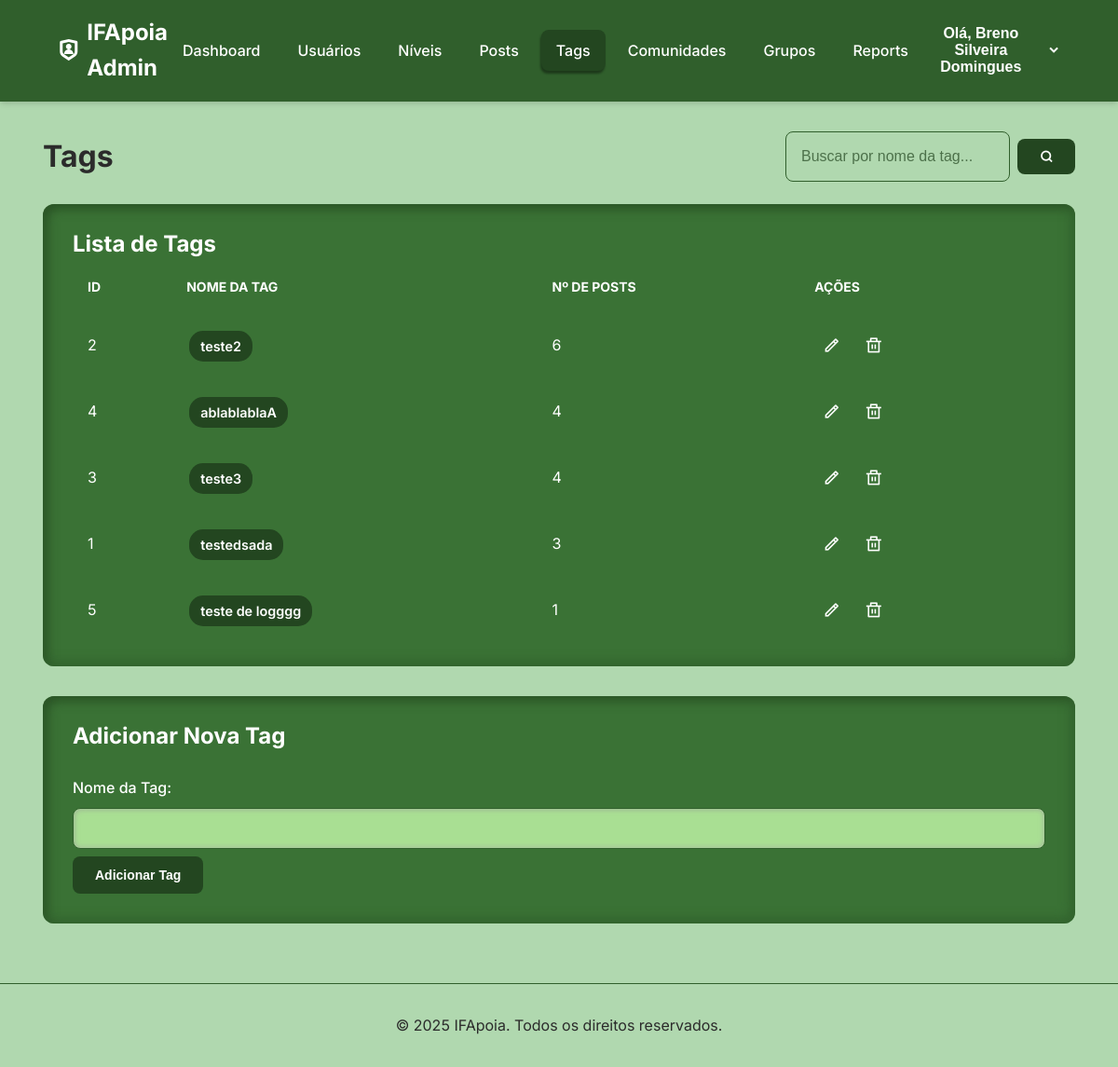
Screenshot of /modules/admin/admin_tags.php (signed in) with the database file from the repository.
### tables this page shows
CREATE TABLE `tags` (
  `tag_id` int(11) NOT NULL,
  `name` varchar(100) NOT NULL
);

### modules/admin/admin_tags.php (the view, shortened to what this page needs)
<?php
include('admin_header.php');
$edit_mode = false;
$tag_to_edit = ['tag_id' => '', 'name' => ''];
$search_query = isset($_GET['search']) ? trim($_GET['search']) : '';
$sql = "SELECT t.tag_id, t.name, COUNT(pt.post_id) as total_posts
        FROM tags t
        LEFT JOIN post_tags pt ON t.tag_id = pt.tag_id";
$params = [];
$sql .= " GROUP BY t.tag_id ORDER BY total_posts DESC, t.name ASC";
$stmt = $pdo->prepare($sql);
$stmt->execute($params);
$tags_result = $stmt->fetchAll(PDO::FETCH_ASSOC);
?>
<main class="container">
    <div class="page-header">
        <h1>Tags</h1>
        <form action="admin_tags.php" method="GET" class="search-form">
            <input type="search" name="search" placeholder="Buscar por nome da tag..." value="<?php echo htmlspecialchars($search_query); ?>">
            <button type="submit" class="btn btn-primary"><i class="ri-search-line"></i></button>
        </form>
    </div>
    <div class="table-container">
        <h2>Lista de Tags</h2>
        <table>
            <thead>
                <tr>
                    <th>ID</th>
                    <th>Nome da Tag</th>
                    <th>Nº de Posts</th>
                    <th>Ações</th>
                </tr>
            </thead>
            <tbody>
                <?php if ($tags_result && count($tags_result) > 0): ?>
                    <?php foreach ($tags_result as $tag): ?>
                        <tr>
                            <td><?php echo $tag['tag_id']; ?></td>
                            <td><span class="status-badge tag"><?php echo htmlspecialchars($tag['name']); ?></span></td>
                            <td><?php echo $tag['total_posts']; ?></td>
                            <td class="actions">
                                <a href="admin_tags.php?action=edit&id=<?php echo $tag['tag_id']; ?>#form-tag" class="btn btn-icon btn-edit" title="Editar Tag">
                                    <i class="ri-pencil-line"></i>
                                </a>
                                <a href="admin_tags.php?action=delete&id=<?php echo $tag['tag_id']; ?>" onclick="return confirm('Tem certeza que deseja deletar esta tag? Todas as suas associações com posts serão removidas.');" class="btn btn-icon btn-delete" title="Deletar Tag">
                                    <i class="ri-delete-bin-line"></i>
                                </a>
                            </td>
                        </tr>
                    <?php endforeach; ?>
                <?php else: ?>
                    <tr>
                        <td colspan="4">Nenhuma tag encontrada.</td>
                    </tr>
                <?php endif; ?>
            </tbody>
        </table>
    </div>
    <div class="form-container" id="form-tag">
        <h2><?php echo $edit_mode ? 'Editar Tag' : 'Adicionar Nova Tag'; ?></h2>
        <form action="admin_tags.php" method="POST">
            <div class="form-group">
                <label for="name">Nome da Tag:</label>
                <input type="text" id="name" name="name" value="<?php echo htmlspecialchars($tag_to_edit['name']); ?>" required>
            </div>
            <div class="form-actions">
                <button type="submit" class="btn btn-primary"><?php echo $edit_mode ? 'Salvar Alterações' : 'Adicionar Tag'; ?></button>
            </div>
        </form>
    </div>
</main>
<?php
include('admin_footer.php');
?>

### src/assets/css/admin.css (style rules this page uses)
:root { --primary-color: #305F2C; --secondary-color: #a9df93; --background-color: #b0d8af; --accent-color: #3a7235; --card-bg-color: transparent; --text-color: #ffffff; --text-muted-color: #2b2b2b; --border-color: var(--primary-color); --danger-color: #e44040; --warning-color: #e7772c; --success-color: #38a169; --info-color: #234620; --padrao-color: #6c757d; --box-shadow: 0 4px 6px -1px rgba(0, 0, 0, 0.1), 0 2px 4px -1px rgba(0, 0, 0, 0.06); --border: 2px solid var(--border-color); }
* { box-sizing: border-box; margin: 0; padding: 0; }
body { font-family: 'Inter', sans-serif; background-color: var(--background-color); color: var(--text-color); line-height: 1.6; }
.container { width: 95%; max-width: 1400px; margin: 0 auto; padding: 2rem 1rem; }
.page-header { display: flex; justify-content: space-between; align-items: center; margin-bottom: 1.5rem; flex-wrap: wrap; gap: 1rem; }
.page-header>h1 { color: var(--text-muted-color) }
.search-form { display: flex; gap: 0.5rem; }
.form-container, .table-container { background-color: var(--accent-color); padding: 1.5rem 2rem; border-radius: 12px; box-shadow: inset -5px -5px 12px rgba(48, 95, 44, 0.7), inset 5px 5px 12px rgba(35, 70, 32, 0.7); margin-bottom: 2rem; }
table { width: 100%; border-collapse: collapse; }
th, td { padding: 1rem; text-align: left; color: var(--text-color); vertical-align: middle; }
thead th { font-size: 0.875rem; text-transform: uppercase; color: var(--text-color); background-color: var(--card-bg-color); }
.actions { display: flex; align-items: center; gap: 0.5rem; }
.actions i { font-weight: 400; }
.form-group { margin-top: 1.5rem; }
label { display: block; font-weight: 500; margin-bottom: 0.5rem; }
input[type="text"], input[type="search"], textarea, select { background-color: var(--background-color); width: 100%; padding: 0.75rem 1rem; border: 1px solid var(--border-color); border-radius: 8px; font-size: 1rem; transition: all 0.3s ease; }
input[type="text"], textarea, select { background-color: var(--secondary-color); box-shadow: inset -2px -2px 5px rgba(168, 168, 168, 0.4), inset 2px 2px 5px rgba(153, 153, 153, 0.4); }
input::placeholder { color: var(--info-color); opacity: 0.7; }
.btn { padding: 0.75rem 1.5rem; border: none; border-radius: 8px; cursor: pointer; font-size: 14px; font-weight: 600; text-decoration: none; display: inline-flex; align-items: center; gap: 0.5rem; transition: all 0.3s ease; }
.btn-primary { background-color: var(--info-color); color: white; margin: 0.5rem 0; }
.btn-icon { padding: 0.5rem; background: none; border: 1px solid transparent; }
.btn-icon i { font-size: 1.2rem; line-height: 1; color: var(--text-color); }
.btn-delete { color: var(--danger-color); }
.btn-edit { color: var(--warning-color); }
.status-badge { padding: 0.25rem 0.75rem; border-radius: 999px; font-weight: 600; font-size: 0.8rem; text-transform: capitalize; }
.tag { background-color: var(--info-color); color: var(--text-color); padding: 5px 12px; border-radius: 15px; font-size: 0.9em; display: inline-block; margin: 3px; text-transform: none; }

### rows the page displays
tags: tag_id "2", name "teste2", total_posts "6"
tags: tag_id "4", name "ablablablaA", total_posts "4"
tags: tag_id "3", name "teste3", total_posts "4"
tags: tag_id "1", name "testedsada", total_posts "3"
tags: tag_id "5", name "teste de logggg", total_posts "1"

### other values shown
$_SESSION['full_name'] "Breno Silveira Domingues"
